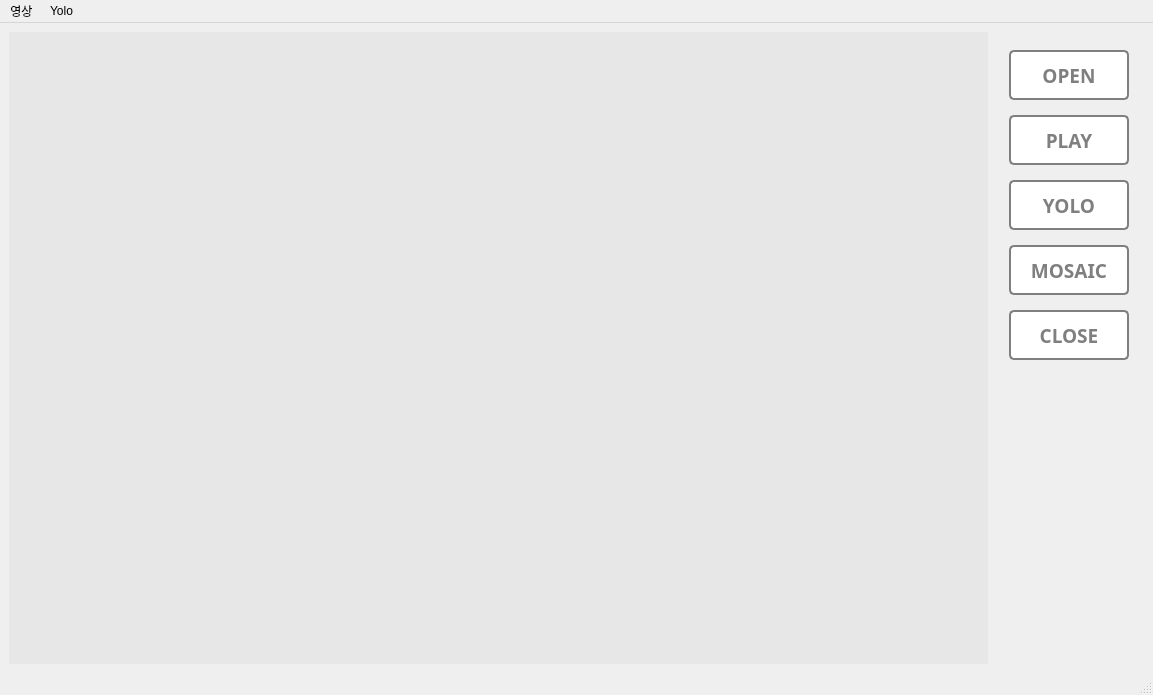
<?xml version="1.0" encoding="UTF-8"?>
<ui version="4.0">
 <class>MainWindow</class>
 <widget class="QMainWindow" name="MainWindow">
  <property name="geometry">
   <rect>
    <x>0</x>
    <y>0</y>
    <width>1153</width>
    <height>695</height>
   </rect>
  </property>
  <property name="windowTitle">
   <string>MainWindow</string>
  </property>
  <widget class="QWidget" name="centralwidget">
   <layout class="QGridLayout" name="gridLayout">
    <item row="0" column="1">
     <widget class="QStackedWidget" name="sMenu">
      <property name="minimumSize">
       <size>
        <width>150</width>
        <height>0</height>
       </size>
      </property>
      <property name="maximumSize">
       <size>
        <width>150</width>
        <height>16777215</height>
       </size>
      </property>
      <property name="styleSheet">
       <string notr="true"/>
      </property>
      <property name="currentIndex">
       <number>1</number>
      </property>
      <widget class="QWidget" name="m_0"/>
      <widget class="QWidget" name="m_1">
       <layout class="QGridLayout" name="gridLayout_4">
        <item row="0" column="0">
         <widget class="QPushButton" name="mOpen">
          <property name="sizePolicy">
           <sizepolicy hsizetype="Preferred" vsizetype="Preferred">
            <horstretch>0</horstretch>
            <verstretch>0</verstretch>
           </sizepolicy>
          </property>
          <property name="minimumSize">
           <size>
            <width>120</width>
            <height>50</height>
           </size>
          </property>
          <property name="maximumSize">
           <size>
            <width>120</width>
            <height>50</height>
           </size>
          </property>
          <property name="font">
           <font>
            <family>Arial Black</family>
            <pointsize>14</pointsize>
            <weight>75</weight>
            <bold>true</bold>
           </font>
          </property>
          <property name="styleSheet">
           <string notr="true">
QPushButton{
	color: rgb(127,127,127);
	background-color: white;
	border: 2px solid rgb(127,127,127);
	border-radius: 5px;
	
}

QPushButton:hover{
	color: rgb(50,50,50);
	background-color: white;
	border: 2px solid rgb(50,50,50);
	border-radius: 5px;
	
}</string>
          </property>
          <property name="text">
           <string>OPEN</string>
          </property>
          <property name="autoDefault">
           <bool>false</bool>
          </property>
          <property name="default">
           <bool>false</bool>
          </property>
          <property name="flat">
           <bool>false</bool>
          </property>
         </widget>
        </item>
        <item row="1" column="0">
         <widget class="QPushButton" name="mPlay">
          <property name="sizePolicy">
           <sizepolicy hsizetype="Preferred" vsizetype="Minimum">
            <horstretch>0</horstretch>
            <verstretch>0</verstretch>
           </sizepolicy>
          </property>
          <property name="minimumSize">
           <size>
            <width>120</width>
            <height>50</height>
           </size>
          </property>
          <property name="maximumSize">
           <size>
            <width>120</width>
            <height>50</height>
           </size>
          </property>
          <property name="font">
           <font>
            <family>Arial Black</family>
            <pointsize>14</pointsize>
            <weight>75</weight>
            <bold>true</bold>
           </font>
          </property>
          <property name="styleSheet">
           <string notr="true">
QPushButton{
	color: rgb(127,127,127);
	background-color: white;
	border: 2px solid rgb(127,127,127);
	border-radius: 5px;
	
}

QPushButton:hover{
	color: rgb(50,50,50);
	background-color: white;
	border: 2px solid rgb(50,50,50);
	border-radius: 5px;
	
}</string>
          </property>
          <property name="text">
           <string>PLAY</string>
          </property>
         </widget>
        </item>
        <item row="2" column="0">
         <widget class="QPushButton" name="mYolo">
          <property name="sizePolicy">
           <sizepolicy hsizetype="Preferred" vsizetype="Minimum">
            <horstretch>0</horstretch>
            <verstretch>0</verstretch>
           </sizepolicy>
          </property>
          <property name="minimumSize">
           <size>
            <width>120</width>
            <height>50</height>
           </size>
          </property>
          <property name="maximumSize">
           <size>
            <width>120</width>
            <height>50</height>
           </size>
          </property>
          <property name="font">
           <font>
            <family>Arial Black</family>
            <pointsize>14</pointsize>
            <weight>75</weight>
            <bold>true</bold>
           </font>
          </property>
          <property name="styleSheet">
           <string notr="true">
QPushButton{
	color: rgb(127,127,127);
	background-color: white;
	border: 2px solid rgb(127,127,127);
	border-radius: 5px;
	
}

QPushButton:hover{
	color: rgb(50,50,50);
	background-color: white;
	border: 2px solid rgb(50,50,50);
	border-radius: 5px;
	
}</string>
          </property>
          <property name="text">
           <string>YOLO</string>
          </property>
         </widget>
        </item>
        <item row="3" column="0">
         <widget class="QPushButton" name="mMosaic">
          <property name="sizePolicy">
           <sizepolicy hsizetype="Preferred" vsizetype="Minimum">
            <horstretch>0</horstretch>
            <verstretch>0</verstretch>
           </sizepolicy>
          </property>
          <property name="minimumSize">
           <size>
            <width>120</width>
            <height>50</height>
           </size>
          </property>
          <property name="maximumSize">
           <size>
            <width>120</width>
            <height>50</height>
           </size>
          </property>
          <property name="font">
           <font>
            <family>Arial Black</family>
            <pointsize>14</pointsize>
            <weight>75</weight>
            <bold>true</bold>
           </font>
          </property>
          <property name="styleSheet">
           <string notr="true">
QPushButton{
	color: rgb(127,127,127);
	background-color: white;
	border: 2px solid rgb(127,127,127);
	border-radius: 5px;
	
}

QPushButton:hover{
	color: rgb(50,50,50);
	background-color: white;
	border: 2px solid rgb(50,50,50);
	border-radius: 5px;
	
}</string>
          </property>
          <property name="text">
           <string>MOSAIC</string>
          </property>
         </widget>
        </item>
        <item row="4" column="0">
         <widget class="QPushButton" name="mClose">
          <property name="sizePolicy">
           <sizepolicy hsizetype="Preferred" vsizetype="Minimum">
            <horstretch>0</horstretch>
            <verstretch>0</verstretch>
           </sizepolicy>
          </property>
          <property name="minimumSize">
           <size>
            <width>120</width>
            <height>50</height>
           </size>
          </property>
          <property name="maximumSize">
           <size>
            <width>120</width>
            <height>50</height>
           </size>
          </property>
          <property name="font">
           <font>
            <family>Arial Black</family>
            <pointsize>14</pointsize>
            <weight>75</weight>
            <bold>true</bold>
           </font>
          </property>
          <property name="styleSheet">
           <string notr="true">

QPushButton{
	color: rgb(127,127,127);
	background-color: white;
	border: 2px solid rgb(127,127,127);
	border-radius: 5px;
	
}

QPushButton:hover{
	color: rgb(50,50,50);
	background-color: white;
	border: 2px solid rgb(50,50,50);
	border-radius: 5px;
	
}</string>
          </property>
          <property name="text">
           <string>CLOSE</string>
          </property>
         </widget>
        </item>
        <item row="5" column="0">
         <widget class="QLabel" name="label_n_2">
          <property name="minimumSize">
           <size>
            <width>120</width>
            <height>50</height>
           </size>
          </property>
          <property name="maximumSize">
           <size>
            <width>120</width>
            <height>50</height>
           </size>
          </property>
          <property name="font">
           <font>
            <family>Arial Black</family>
            <pointsize>14</pointsize>
            <weight>75</weight>
            <bold>true</bold>
           </font>
          </property>
          <property name="styleSheet">
           <string notr="true"/>
          </property>
          <property name="text">
           <string/>
          </property>
          <property name="alignment">
           <set>Qt::AlignCenter</set>
          </property>
         </widget>
        </item>
        <item row="6" column="0">
         <widget class="QLabel" name="label_c_2">
          <property name="minimumSize">
           <size>
            <width>120</width>
            <height>200</height>
           </size>
          </property>
          <property name="maximumSize">
           <size>
            <width>120</width>
            <height>200</height>
           </size>
          </property>
          <property name="font">
           <font>
            <family>Arial Black</family>
            <pointsize>24</pointsize>
            <weight>75</weight>
            <bold>true</bold>
           </font>
          </property>
          <property name="styleSheet">
           <string notr="true"/>
          </property>
          <property name="text">
           <string/>
          </property>
          <property name="alignment">
           <set>Qt::AlignCenter</set>
          </property>
         </widget>
        </item>
       </layout>
      </widget>
      <widget class="QWidget" name="m_2">
       <widget class="QPushButton" name="wOpen">
        <property name="geometry">
         <rect>
          <x>15</x>
          <y>19</y>
          <width>120</width>
          <height>50</height>
         </rect>
        </property>
        <property name="sizePolicy">
         <sizepolicy hsizetype="Preferred" vsizetype="Preferred">
          <horstretch>0</horstretch>
          <verstretch>0</verstretch>
         </sizepolicy>
        </property>
        <property name="minimumSize">
         <size>
          <width>120</width>
          <height>50</height>
         </size>
        </property>
        <property name="maximumSize">
         <size>
          <width>120</width>
          <height>50</height>
         </size>
        </property>
        <property name="font">
         <font>
          <family>Arial Black</family>
          <pointsize>14</pointsize>
          <weight>75</weight>
          <bold>true</bold>
         </font>
        </property>
        <property name="styleSheet">
         <string notr="true">
QPushButton{
	color: rgb(127,127,127);
	background-color: white;
	border: 2px solid rgb(127,127,127);
	border-radius: 5px;
	
}

QPushButton:hover{
	color: rgb(50,50,50);
	background-color: white;
	border: 2px solid rgb(50,50,50);
	border-radius: 5px;
	
}</string>
        </property>
        <property name="text">
         <string>OPEN</string>
        </property>
       </widget>
       <widget class="QPushButton" name="wPlay">
        <property name="geometry">
         <rect>
          <x>15</x>
          <y>85</y>
          <width>120</width>
          <height>50</height>
         </rect>
        </property>
        <property name="sizePolicy">
         <sizepolicy hsizetype="Preferred" vsizetype="Minimum">
          <horstretch>0</horstretch>
          <verstretch>0</verstretch>
         </sizepolicy>
        </property>
        <property name="minimumSize">
         <size>
          <width>120</width>
          <height>50</height>
         </size>
        </property>
        <property name="maximumSize">
         <size>
          <width>120</width>
          <height>50</height>
         </size>
        </property>
        <property name="font">
         <font>
          <family>Arial Black</family>
          <pointsize>14</pointsize>
          <weight>75</weight>
          <bold>true</bold>
         </font>
        </property>
        <property name="styleSheet">
         <string notr="true">
QPushButton{
	color: rgb(127,127,127);
	background-color: white;
	border: 2px solid rgb(127,127,127);
	border-radius: 5px;
	
}

QPushButton:hover{
	color: rgb(50,50,50);
	background-color: white;
	border: 2px solid rgb(50,50,50);
	border-radius: 5px;
	
}</string>
        </property>
        <property name="text">
         <string>PLAY</string>
        </property>
       </widget>
       <widget class="QPushButton" name="wYolo">
        <property name="geometry">
         <rect>
          <x>15</x>
          <y>151</y>
          <width>120</width>
          <height>50</height>
         </rect>
        </property>
        <property name="sizePolicy">
         <sizepolicy hsizetype="Preferred" vsizetype="Minimum">
          <horstretch>0</horstretch>
          <verstretch>0</verstretch>
         </sizepolicy>
        </property>
        <property name="minimumSize">
         <size>
          <width>120</width>
          <height>50</height>
         </size>
        </property>
        <property name="maximumSize">
         <size>
          <width>120</width>
          <height>50</height>
         </size>
        </property>
        <property name="font">
         <font>
          <family>Arial Black</family>
          <pointsize>14</pointsize>
          <weight>75</weight>
          <bold>true</bold>
         </font>
        </property>
        <property name="styleSheet">
         <string notr="true">
QPushButton{
	color: rgb(127,127,127);
	background-color: white;
	border: 2px solid rgb(127,127,127);
	border-radius: 5px;
	
}

QPushButton:hover{
	color: rgb(50,50,50);
	background-color: white;
	border: 2px solid rgb(50,50,50);
	border-radius: 5px;
	
}</string>
        </property>
        <property name="text">
         <string>YOLO</string>
        </property>
       </widget>
       <widget class="QPushButton" name="wMosaic">
        <property name="geometry">
         <rect>
          <x>15</x>
          <y>217</y>
          <width>120</width>
          <height>50</height>
         </rect>
        </property>
        <property name="sizePolicy">
         <sizepolicy hsizetype="Preferred" vsizetype="Minimum">
          <horstretch>0</horstretch>
          <verstretch>0</verstretch>
         </sizepolicy>
        </property>
        <property name="minimumSize">
         <size>
          <width>120</width>
          <height>50</height>
         </size>
        </property>
        <property name="maximumSize">
         <size>
          <width>120</width>
          <height>50</height>
         </size>
        </property>
        <property name="font">
         <font>
          <family>Arial Black</family>
          <pointsize>14</pointsize>
          <weight>75</weight>
          <bold>true</bold>
         </font>
        </property>
        <property name="styleSheet">
         <string notr="true">
QPushButton{
	color: rgb(127,127,127);
	background-color: white;
	border: 2px solid rgb(127,127,127);
	border-radius: 5px;
	
}

QPushButton:hover{
	color: rgb(50,50,50);
	background-color: white;
	border: 2px solid rgb(50,50,50);
	border-radius: 5px;
	
}</string>
        </property>
        <property name="text">
         <string>MOSAIC</string>
        </property>
       </widget>
       <widget class="QPushButton" name="wClose">
        <property name="geometry">
         <rect>
          <x>15</x>
          <y>283</y>
          <width>120</width>
          <height>50</height>
         </rect>
        </property>
        <property name="sizePolicy">
         <sizepolicy hsizetype="Preferred" vsizetype="Minimum">
          <horstretch>0</horstretch>
          <verstretch>0</verstretch>
         </sizepolicy>
        </property>
        <property name="minimumSize">
         <size>
          <width>120</width>
          <height>50</height>
         </size>
        </property>
        <property name="maximumSize">
         <size>
          <width>120</width>
          <height>50</height>
         </size>
        </property>
        <property name="font">
         <font>
          <family>Arial Black</family>
          <pointsize>14</pointsize>
          <weight>75</weight>
          <bold>true</bold>
         </font>
        </property>
        <property name="styleSheet">
         <string notr="true">
QPushButton{
	color: rgb(127,127,127);
	background-color: white;
	border: 2px solid rgb(127,127,127);
	border-radius: 5px;
	
}

QPushButton:hover{
	color: rgb(50,50,50);
	background-color: white;
	border: 2px solid rgb(50,50,50);
	border-radius: 5px;
	
}</string>
        </property>
        <property name="text">
         <string>CLOSE</string>
        </property>
       </widget>
       <widget class="QLabel" name="label_n">
        <property name="geometry">
         <rect>
          <x>15</x>
          <y>349</y>
          <width>120</width>
          <height>50</height>
         </rect>
        </property>
        <property name="minimumSize">
         <size>
          <width>120</width>
          <height>50</height>
         </size>
        </property>
        <property name="maximumSize">
         <size>
          <width>120</width>
          <height>50</height>
         </size>
        </property>
        <property name="font">
         <font>
          <family>Arial Black</family>
          <pointsize>14</pointsize>
          <weight>75</weight>
          <bold>true</bold>
         </font>
        </property>
        <property name="styleSheet">
         <string notr="true"/>
        </property>
        <property name="text">
         <string/>
        </property>
        <property name="alignment">
         <set>Qt::AlignCenter</set>
        </property>
       </widget>
       <widget class="QLabel" name="label_c">
        <property name="geometry">
         <rect>
          <x>15</x>
          <y>415</y>
          <width>120</width>
          <height>200</height>
         </rect>
        </property>
        <property name="minimumSize">
         <size>
          <width>120</width>
          <height>200</height>
         </size>
        </property>
        <property name="maximumSize">
         <size>
          <width>120</width>
          <height>200</height>
         </size>
        </property>
        <property name="font">
         <font>
          <family>Arial Black</family>
          <pointsize>24</pointsize>
          <weight>75</weight>
          <bold>true</bold>
         </font>
        </property>
        <property name="styleSheet">
         <string notr="true"/>
        </property>
        <property name="text">
         <string/>
        </property>
        <property name="alignment">
         <set>Qt::AlignCenter</set>
        </property>
       </widget>
      </widget>
     </widget>
    </item>
    <item row="0" column="0">
     <widget class="QStackedWidget" name="sView">
      <property name="styleSheet">
       <string notr="true">
background-color: rgb(231, 231, 231);</string>
      </property>
      <property name="currentIndex">
       <number>0</number>
      </property>
      <widget class="QWidget" name="p_0">
       <layout class="QGridLayout" name="gridLayout_2">
        <item row="0" column="0">
         <widget class="QLabel" name="front">
          <property name="text">
           <string/>
          </property>
          <property name="pixmap">
           <pixmap>hoseo.jpg</pixmap>
          </property>
          <property name="scaledContents">
           <bool>true</bool>
          </property>
         </widget>
        </item>
       </layout>
      </widget>
      <widget class="QWidget" name="p_1">
       <layout class="QGridLayout" name="gridLayout_3">
        <item row="0" column="0">
         <widget class="QLabel" name="moving">
          <property name="text">
           <string/>
          </property>
          <property name="scaledContents">
           <bool>true</bool>
          </property>
         </widget>
        </item>
       </layout>
      </widget>
      <widget class="QWidget" name="p_2">
       <layout class="QGridLayout" name="gridLayout_6">
        <item row="0" column="0">
         <widget class="QLabel" name="cam">
          <property name="styleSheet">
           <string notr="true">background-color: rgb(231, 231, 231);
border-style: solid;
border-width: 2px;
border-color: rgb(214,214,214);
border-radius: 3px</string>
          </property>
          <property name="text">
           <string/>
          </property>
          <property name="scaledContents">
           <bool>true</bool>
          </property>
          <property name="alignment">
           <set>Qt::AlignCenter</set>
          </property>
         </widget>
        </item>
       </layout>
      </widget>
     </widget>
    </item>
   </layout>
  </widget>
  <widget class="QMenuBar" name="menubar">
   <property name="geometry">
    <rect>
     <x>0</x>
     <y>0</y>
     <width>1153</width>
     <height>21</height>
    </rect>
   </property>
   <widget class="QMenu" name="menuFILE">
    <property name="title">
     <string>영상 </string>
    </property>
    <addaction name="Pic"/>
    <addaction name="Cam"/>
   </widget>
   <widget class="QMenu" name="menuDevice">
    <property name="title">
     <string>Yolo</string>
    </property>
    <addaction name="Person"/>
    <addaction name="Car"/>
    <addaction name="Bus"/>
   </widget>
   <addaction name="menuFILE"/>
   <addaction name="menuDevice"/>
  </widget>
  <widget class="QStatusBar" name="statusbar"/>
  <action name="actionopen">
   <property name="text">
    <string>open</string>
   </property>
  </action>
  <action name="actionplay">
   <property name="text">
    <string>play</string>
   </property>
  </action>
  <action name="actionopen_2">
   <property name="text">
    <string>open</string>
   </property>
  </action>
  <action name="actionopen_3">
   <property name="text">
    <string>open</string>
   </property>
  </action>
  <action name="actionOpen">
   <property name="text">
    <string>Open</string>
   </property>
  </action>
  <action name="actionOpen_2">
   <property name="text">
    <string>Open</string>
   </property>
  </action>
  <action name="Person">
   <property name="text">
    <string>Person</string>
   </property>
  </action>
  <action name="Car">
   <property name="text">
    <string>Car</string>
   </property>
  </action>
  <action name="Bus">
   <property name="text">
    <string>Bus</string>
   </property>
  </action>
  <action name="Pic">
   <property name="text">
    <string>Video</string>
   </property>
  </action>
  <action name="Cam">
   <property name="text">
    <string>Web Camera</string>
   </property>
  </action>
 </widget>
 <resources/>
 <connections/>
</ui>
